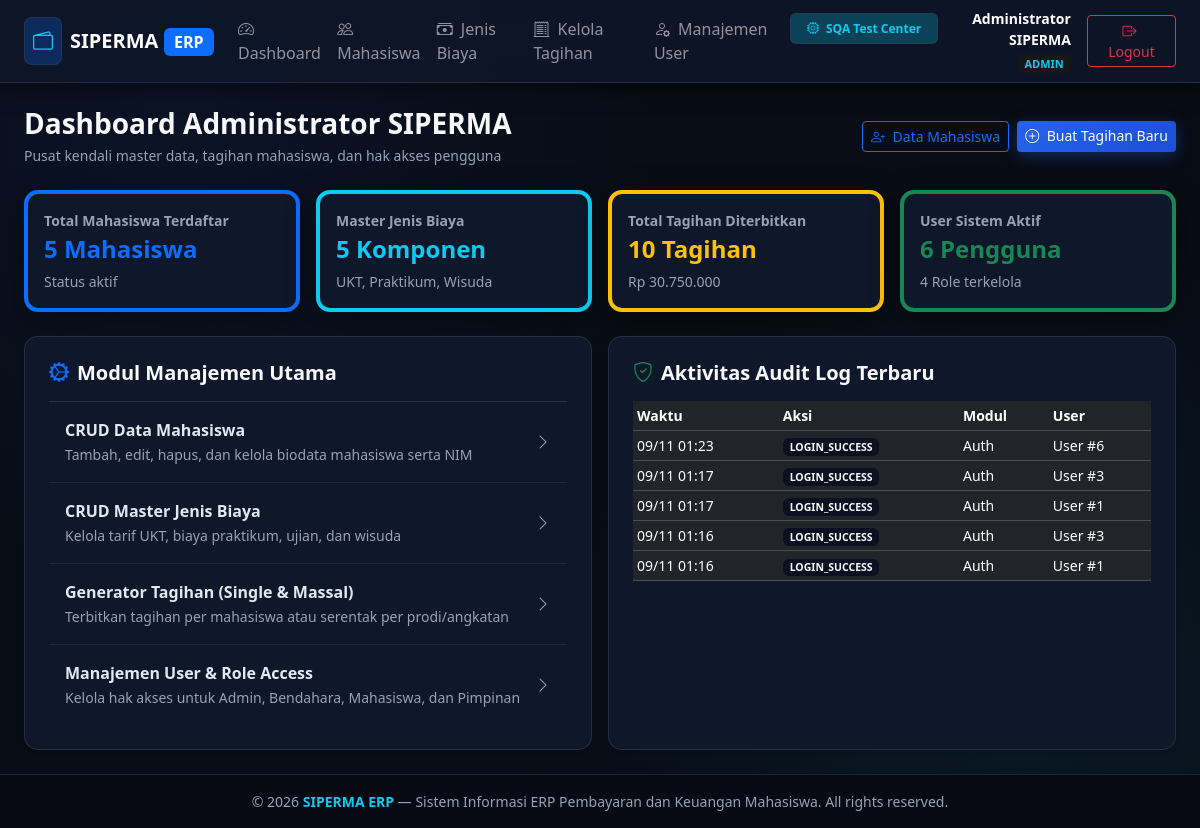
The app's page /admin/dashboard (signed in), older data.
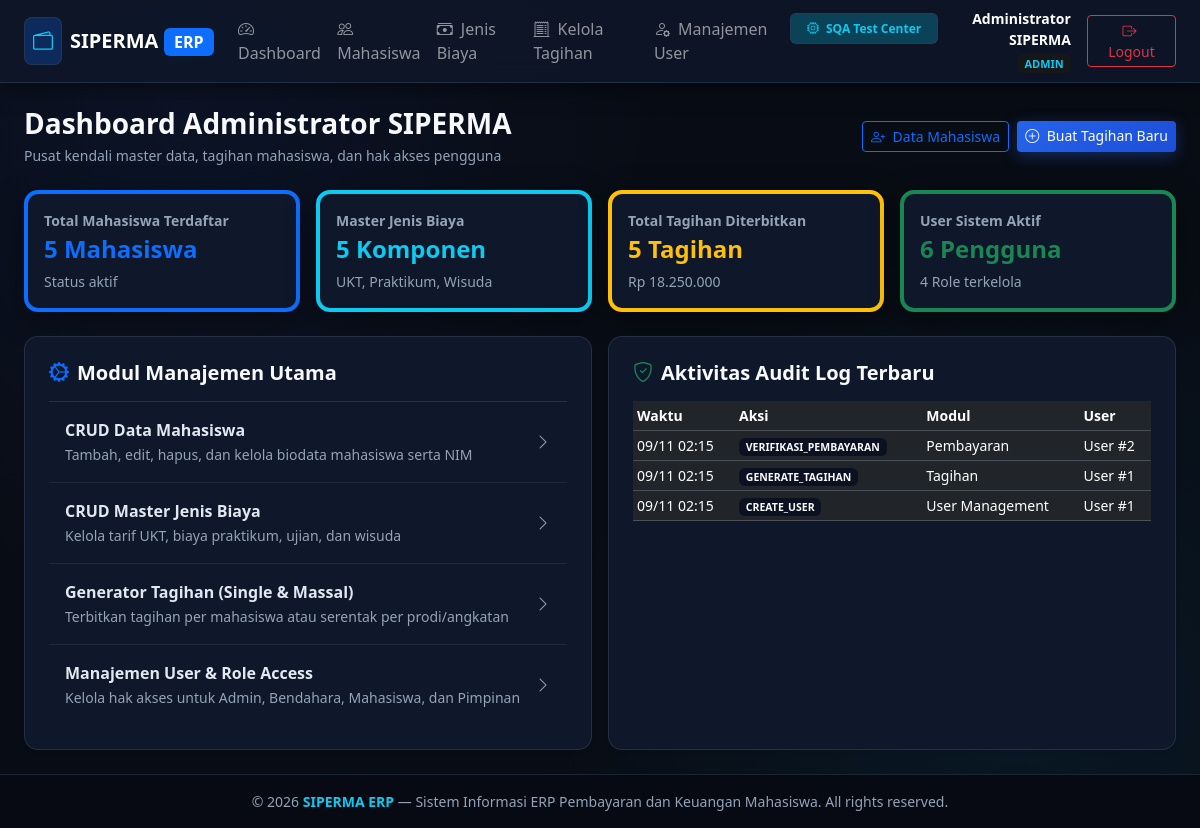
The same page, newer data.
### tables this page shows
CREATE TABLE audit_logs (
    id INTEGER PRIMARY KEY AUTOINCREMENT,
    user_id INTEGER NULL,
    action VARCHAR(100) NOT NULL,
    module VARCHAR(50) NOT NULL,
    detail TEXT,
    ip_address VARCHAR(50),
    created_at DATETIME DEFAULT CURRENT_TIMESTAMP,
    FOREIGN KEY (user_id) REFERENCES users(id) ON DELETE SET NULL
);

### src/Views/admin/dashboard.php (the view)
<?php $pageTitle = 'Dashboard Administrator'; require_once __DIR__ . '/../layouts/header.php'; ?>
<div class="page-header-responsive">
    <div>
        <h3 class="fw-bold text-light mb-1">Dashboard Administrator SIPERMA</h3>
        <p class="text-muted small mb-0">Pusat kendali master data, tagihan mahasiswa, dan hak akses pengguna</p>
    </div>
    <div class="page-actions-responsive">
        <a href="/admin/mahasiswa" class="btn btn-outline-primary btn-sm"><i class="bi bi-person-plus me-1"></i> Data Mahasiswa</a>
        <a href="/admin/tagihan" class="btn btn-primary btn-sm"><i class="bi bi-plus-circle me-1"></i> Buat Tagihan Baru</a>
    </div>
</div>
<div class="row g-2 g-md-3 mb-4">
    <div class="col-12 col-sm-6 col-lg-3">
        <div class="card card-custom p-3 bg-white border-start border-primary border-4 h-100">
            <div class="text-muted small fw-semibold">Total Mahasiswa Terdaftar</div>
            <div class="fs-4 fw-bold text-primary"><?= $totalMhs ?? 0 ?> Mahasiswa</div>
            <div class="small text-muted mt-1">Status aktif</div>
        </div>
    </div>
    <div class="col-12 col-sm-6 col-lg-3">
        <div class="card card-custom p-3 bg-white border-start border-info border-4 h-100">
            <div class="text-muted small fw-semibold">Master Jenis Biaya</div>
            <div class="fs-4 fw-bold text-info"><?= $totalBiaya ?? 0 ?> Komponen</div>
            <div class="small text-muted mt-1">UKT, Praktikum, Wisuda</div>
        </div>
    </div>
    <div class="col-12 col-sm-6 col-lg-3">
        <div class="card card-custom p-3 bg-white border-start border-warning border-4 h-100">
            <div class="text-muted small fw-semibold">Total Tagihan Diterbitkan</div>
            <div class="fs-4 fw-bold text-warning"><?= $totalTagihanCount ?? 0 ?> Tagihan</div>
            <div class="small text-muted mt-1">Rp <?= number_format($totalTagihanNominal ?? 0, 0, ',', '.') ?></div>
        </div>
    </div>
    <div class="col-12 col-sm-6 col-lg-3">
        <div class="card card-custom p-3 bg-white border-start border-success border-4 h-100">
            <div class="text-muted small fw-semibold">User Sistem Aktif</div>
            <div class="fs-4 fw-bold text-success"><?= $totalUsers ?? 0 ?> Pengguna</div>
            <div class="small text-muted mt-1">4 Role terkelola</div>
        </div>
    </div>
</div>
<div class="row g-3">
    <div class="col-md-6">
        <div class="card card-custom p-4 bg-white shadow-sm h-100">
            <h5 class="fw-bold mb-3"><i class="bi bi-gear-wide-connected text-primary me-2"></i>Modul Manajemen Utama</h5>
            <div class="list-group list-group-flush">
                <a href="/admin/mahasiswa" class="list-group-item list-group-item-action d-flex justify-content-between align-items-center py-3">
                    <div>
                        <div class="fw-bold">CRUD Data Mahasiswa</div>
                        <small class="text-muted">Tambah, edit, hapus, dan kelola biodata mahasiswa serta NIM</small>
                    </div>
                    <i class="bi bi-chevron-right text-muted"></i>
                </a>
                <a href="/admin/biaya" class="list-group-item list-group-item-action d-flex justify-content-between align-items-center py-3">
                    <div>
                        <div class="fw-bold">CRUD Master Jenis Biaya</div>
                        <small class="text-muted">Kelola tarif UKT, biaya praktikum, ujian, dan wisuda</small>
                    </div>
                    <i class="bi bi-chevron-right text-muted"></i>
                </a>
                <a href="/admin/tagihan" class="list-group-item list-group-item-action d-flex justify-content-between align-items-center py-3">
                    <div>
                        <div class="fw-bold">Generator Tagihan (Single & Massal)</div>
                        <small class="text-muted">Terbitkan tagihan per mahasiswa atau serentak per prodi/angkatan</small>
                    </div>
                    <i class="bi bi-chevron-right text-muted"></i>
                </a>
                <a href="/admin/users" class="list-group-item list-group-item-action d-flex justify-content-between align-items-center py-3">
                    <div>
                        <div class="fw-bold">Manajemen User & Role Access</div>
                        <small class="text-muted">Kelola hak akses untuk Admin, Bendahara, Mahasiswa, dan Pimpinan</small>
                    </div>
                    <i class="bi bi-chevron-right text-muted"></i>
                </a>
            </div>
        </div>
    </div>
    <div class="col-md-6">
        <div class="card card-custom p-4 bg-white shadow-sm h-100">
            <h5 class="fw-bold mb-3"><i class="bi bi-shield-check text-success me-2"></i>Aktivitas Audit Log Terbaru</h5>
            <div class="table-responsive">
                <table class="table table-sm small align-middle">
                    <thead><tr><th>Waktu</th><th>Aksi</th><th>Modul</th><th>User</th></tr></thead>
                    <tbody>
                        <?php if (empty($auditLogs)): ?>
                        <tr><td colspan="4" class="text-muted text-center py-3">Belum ada audit log</td></tr>
                        <?php else: foreach ($auditLogs as $log): ?>
                        <tr>
                            <td><?= date('d/m H:i', strtotime($log['created_at'])) ?></td>
                            <td><span class="badge bg-light text-dark"><?= htmlspecialchars($log['action']) ?></span></td>
                            <td><?= htmlspecialchars($log['module']) ?></td>
                            <td><?= htmlspecialchars($log['user_id'] ? 'User #' . $log['user_id'] : 'System') ?></td>
                        </tr>
                        <?php endforeach; endif; ?>
                    </tbody>
                </table>
            </div>
        </div>
    </div>
</div>
<?php require_once __DIR__ . '/../layouts/footer.php'; ?>

Row changes from the older to the newer data that the page shows:
removed audit_logs: created_at "09/11 01:23", action "LOGIN_SUCCESS", module "Auth", user "User #6"
removed audit_logs: created_at "09/11 01:17", action "LOGIN_SUCCESS", module "Auth", user "User #3"
removed audit_logs: created_at "09/11 01:17", action "LOGIN_SUCCESS", module "Auth", user "User #1"
removed audit_logs: created_at "09/11 01:16", action "LOGIN_SUCCESS", module "Auth", user "User #3"
removed audit_logs: created_at "09/11 01:16", action "LOGIN_SUCCESS", module "Auth", user "User #1"
now on this page (row edited): audit_logs: created_at "09/11 02:15", action "VERIFIKASI_PEMBAYARAN", module "Pembayaran", user "User #2"
now on this page (row edited): audit_logs: created_at "09/11 02:15", action "GENERATE_TAGIHAN", module "Tagihan", user "User #1"
now on this page (row edited): audit_logs: created_at "09/11 02:15", action "CREATE_USER", module "User Management", user "User #1"
Text that changed along with them:
$totalTagihanCount: "10" → "5"
$totalTagihanNominal: "30.750.000" → "18.250.000"
